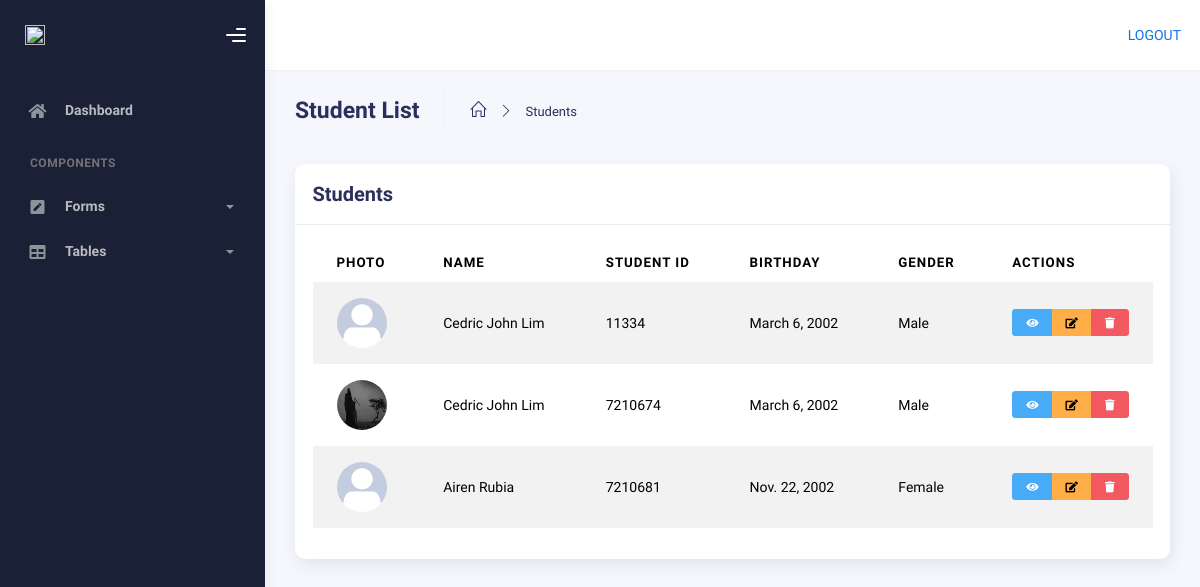
Screenshot of /admin-page/student-list/ with the database file from the repository.
### AppCodingNexus/models.py (models this page shows, shortened)
class UserProfile(models.Model):
    user = models.OneToOneField(User, on_delete=models.CASCADE)
    studentID = models.IntegerField(null=True, blank=True)
    display_photo = models.ImageField(upload_to='profile_pics/', default='default.jpg')
    firstname = models.CharField(max_length=50)
    lastname = models.CharField(max_length=50)
    birthday = models.DateField()
    gender = models.CharField(max_length=15, null=True, blank=True)
    role = models.CharField(max_length=20,choices=[('Student', 'Student'), ('Instructor', 'Instructor')], blank=True)
    bio = models.TextField(blank=True)
    is_deleted = models.BooleanField(default=False)
    deletion_requested = models.DateTimeField(null=True, blank=True)

### AppCodingNexus/views.py (the view)
# urls.py: path('admin-page/student-list/', views.student_list, name='student-list'),
def student_list(request):
    students = UserProfile.objects.filter(role='Student')
    return render(request, 'admin_page/tables/student_table.html', {'students': students})

### templates/admin_page/tables/student_table.html (shortened to what this page needs)
{% extends "admin_page/base.html" %}
{% load static %}
{% block content %}
<div class="container">
  <div class="page-inner">
    <div class="page-header">
      <h3 class="fw-bold mb-3">Student List</h3>
      <ul class="breadcrumbs mb-3">
        <li class="nav-home">
          <a href="{% url 'admin-page' %}">
            <i class="icon-home"></i>
          </a>
        </li>
        <li class="separator">
          <i class="icon-arrow-right"></i>
        </li>
        <li class="nav-item">
          <a href="#">Students</a>
        </li>
      </ul>
    </div>
    <div class="row">
      <div class="col-md-12">
        <div class="card">
          <div class="card-header">
            <div class="d-flex justify-content-between align-items-center">
              <h4 class="card-title">Students</h4>
            </div>
          </div>
          <div class="card-body">
            <div class="table-responsive">
              <table id="basic-datatables" class="display table table-striped table-hover">
                <thead>
                  <tr>
                    <th>Photo</th>
                    <th>Name</th>
                    <th>Student ID</th>
                    <th>Birthday</th>
                    <th>Gender</th>
                    <th style="width: 150px;">Actions</th>
                  </tr>
                </thead>
                <tbody>
                  {% for student in students %}
                  <tr>
                    <td>
                      <img src="{{ student.display_photo.url }}" alt="Profile Photo"
                           width="50" height="50" class="rounded-circle">
                    </td>
                    <td>{{ student.firstname }} {{ student.lastname }}</td>
                    <td>{{ student.studentID }}</td>
                    <td>{{ student.birthday }}</td>
                    <td>{{ student.gender }}</td>
                    <td>
                      <div class="btn-group" role="group">
                        <a href="{% url 'student-view' student.id %}"
                           class="btn btn-info btn-sm"
                           data-toggle="tooltip"
                           title="View Details">
                          <i class="fas fa-eye"></i>
                        </a>
                        <a href="{% url 'student-edit' student.id %}"
                           class="btn btn-warning btn-sm"
                           data-toggle="tooltip"
                           title="Edit">
                          <i class="fas fa-edit"></i>
                        </a>
                        <button type="button"
                                class="btn btn-danger btn-sm"
                                data-toggle="modal"
                                data-target="#deleteModal{{ student.id }}"
                                data-toggle="tooltip"
                                title="Delete">
                          <i class="fas fa-trash"></i>
                        </button>
                      </div>
                    </td>
                  </tr>
                  {% endfor %}
                </tbody>
              </table>
            </div>
          </div>
        </div>
      </div>
    </div>
  </div>
</div>
<link rel="stylesheet" href="https://cdn.datatables.net/1.11.5/css/jquery.dataTables.min.css">
{% endblock %}

### rows the page displays
UserProfile: display_photo (placeholder picture), firstname "Cedric John", lastname "Lim", studentID "11334", birthday "March 6, 2002", gender "Male"
UserProfile: display_photo (picture), firstname "Cedric John", lastname "Lim", studentID "7210674", birthday "March 6, 2002", gender "Male"
UserProfile: display_photo (placeholder picture), firstname "Airen", lastname "Rubia", studentID "7210681", birthday "Nov. 22, 2002", gender "Female"
